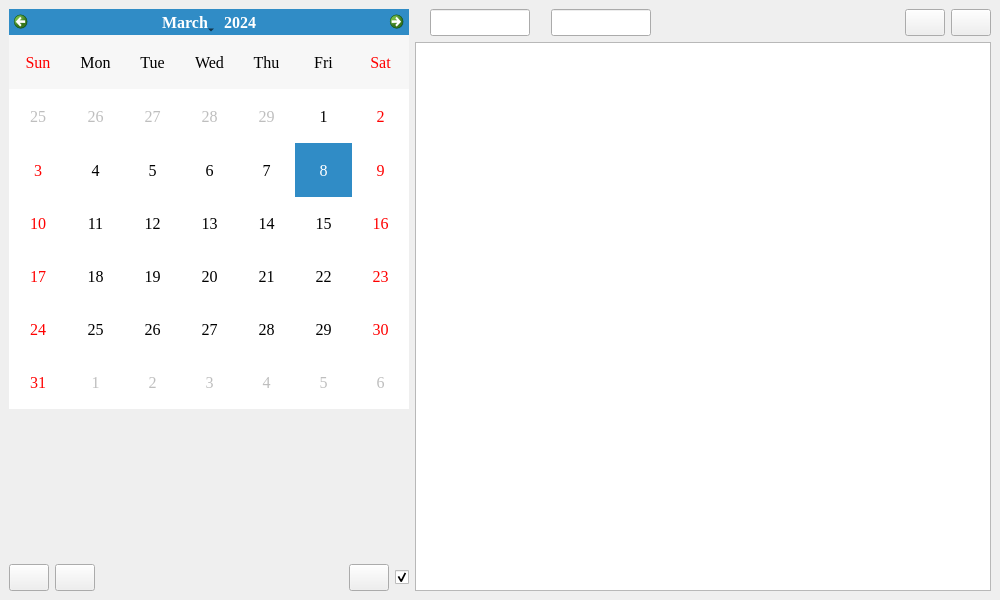
<?xml version="1.0" encoding="UTF-8"?>
<ui version="4.0">
 <class>Diary</class>
 <widget class="QMainWindow" name="Diary">
  <property name="geometry">
   <rect>
    <x>0</x>
    <y>0</y>
    <width>1000</width>
    <height>600</height>
   </rect>
  </property>
  <property name="font">
   <font>
    <family>Times New Roman</family>
    <pointsize>12</pointsize>
   </font>
  </property>
  <property name="windowTitle">
   <string>DIARY</string>
  </property>
  <property name="locale">
   <locale language="Chinese" country="China"/>
  </property>
  <widget class="QWidget" name="centralwidget">
   <layout class="QHBoxLayout" name="horizontalLayout" stretch="0,1">
    <item>
     <layout class="QVBoxLayout" name="verticalLayout">
      <item>
       <widget class="QCalendarWidget" name="calendar">
        <property name="minimumSize">
         <size>
          <width>400</width>
          <height>400</height>
         </size>
        </property>
        <property name="maximumSize">
         <size>
          <width>400</width>
          <height>400</height>
         </size>
        </property>
        <property name="locale">
         <locale language="English" country="UnitedStates"/>
        </property>
        <property name="selectedDate">
         <date>
          <year>2024</year>
          <month>3</month>
          <day>8</day>
         </date>
        </property>
        <property name="firstDayOfWeek">
         <enum>Qt::Sunday</enum>
        </property>
        <property name="gridVisible">
         <bool>false</bool>
        </property>
        <property name="selectionMode">
         <enum>QCalendarWidget::SingleSelection</enum>
        </property>
        <property name="horizontalHeaderFormat">
         <enum>QCalendarWidget::ShortDayNames</enum>
        </property>
        <property name="verticalHeaderFormat">
         <enum>QCalendarWidget::NoVerticalHeader</enum>
        </property>
        <property name="navigationBarVisible">
         <bool>true</bool>
        </property>
        <property name="dateEditAcceptDelay">
         <number>200</number>
        </property>
       </widget>
      </item>
      <item>
       <widget class="QLabel" name="lb_lunar">
        <property name="text">
         <string/>
        </property>
       </widget>
      </item>
      <item>
       <spacer name="verticalSpacer">
        <property name="orientation">
         <enum>Qt::Vertical</enum>
        </property>
        <property name="sizeHint" stdset="0">
         <size>
          <width>20</width>
          <height>40</height>
         </size>
        </property>
       </spacer>
      </item>
      <item>
       <layout class="QHBoxLayout" name="horizontalLayout_4">
        <item>
         <widget class="QPushButton" name="pb_imp">
          <property name="minimumSize">
           <size>
            <width>40</width>
            <height>0</height>
           </size>
          </property>
          <property name="maximumSize">
           <size>
            <width>40</width>
            <height>16777215</height>
           </size>
          </property>
          <property name="toolTip">
           <string>Import</string>
          </property>
          <property name="text">
           <string/>
          </property>
         </widget>
        </item>
        <item>
         <widget class="QPushButton" name="pb_exp">
          <property name="minimumSize">
           <size>
            <width>40</width>
            <height>0</height>
           </size>
          </property>
          <property name="maximumSize">
           <size>
            <width>40</width>
            <height>16777215</height>
           </size>
          </property>
          <property name="toolTip">
           <string>Export</string>
          </property>
          <property name="text">
           <string/>
          </property>
         </widget>
        </item>
        <item>
         <spacer name="horizontalSpacer_2">
          <property name="orientation">
           <enum>Qt::Horizontal</enum>
          </property>
          <property name="sizeHint" stdset="0">
           <size>
            <width>40</width>
            <height>20</height>
           </size>
          </property>
         </spacer>
        </item>
        <item>
         <widget class="QPushButton" name="pb_save">
          <property name="minimumSize">
           <size>
            <width>40</width>
            <height>0</height>
           </size>
          </property>
          <property name="maximumSize">
           <size>
            <width>40</width>
            <height>16777215</height>
           </size>
          </property>
          <property name="toolTip">
           <string>Ctrl+S: Save</string>
          </property>
          <property name="styleSheet">
           <string notr="true"/>
          </property>
          <property name="text">
           <string/>
          </property>
          <property name="default">
           <bool>false</bool>
          </property>
          <property name="flat">
           <bool>false</bool>
          </property>
         </widget>
        </item>
        <item>
         <widget class="QCheckBox" name="cb_autosave">
          <property name="toolTip">
           <string>Auto save.</string>
          </property>
          <property name="layoutDirection">
           <enum>Qt::RightToLeft</enum>
          </property>
          <property name="text">
           <string/>
          </property>
          <property name="checked">
           <bool>true</bool>
          </property>
         </widget>
        </item>
       </layout>
      </item>
     </layout>
    </item>
    <item>
     <layout class="QVBoxLayout" name="verticalLayout_2">
      <item>
       <layout class="QHBoxLayout" name="horizontalLayout_2">
        <item>
         <layout class="QHBoxLayout" name="horizontalLayout_3">
          <item>
           <widget class="QLabel" name="lb_weather">
            <property name="sizePolicy">
             <sizepolicy hsizetype="Fixed" vsizetype="Preferred">
              <horstretch>0</horstretch>
              <verstretch>0</verstretch>
             </sizepolicy>
            </property>
            <property name="text">
             <string/>
            </property>
           </widget>
          </item>
          <item>
           <widget class="QLineEdit" name="le_weather">
            <property name="maximumSize">
             <size>
              <width>100</width>
              <height>16777215</height>
             </size>
            </property>
            <property name="alignment">
             <set>Qt::AlignCenter</set>
            </property>
           </widget>
          </item>
          <item>
           <widget class="QLabel" name="lb_location">
            <property name="sizePolicy">
             <sizepolicy hsizetype="Fixed" vsizetype="Preferred">
              <horstretch>0</horstretch>
              <verstretch>0</verstretch>
             </sizepolicy>
            </property>
            <property name="text">
             <string/>
            </property>
           </widget>
          </item>
          <item>
           <widget class="QLineEdit" name="le_location">
            <property name="maximumSize">
             <size>
              <width>100</width>
              <height>16777215</height>
             </size>
            </property>
            <property name="alignment">
             <set>Qt::AlignCenter</set>
            </property>
           </widget>
          </item>
         </layout>
        </item>
        <item>
         <spacer name="horizontalSpacer">
          <property name="orientation">
           <enum>Qt::Horizontal</enum>
          </property>
          <property name="sizeHint" stdset="0">
           <size>
            <width>40</width>
            <height>20</height>
           </size>
          </property>
         </spacer>
        </item>
        <item>
         <widget class="QPushButton" name="pb_monthly">
          <property name="minimumSize">
           <size>
            <width>40</width>
            <height>0</height>
           </size>
          </property>
          <property name="maximumSize">
           <size>
            <width>40</width>
            <height>16777215</height>
           </size>
          </property>
          <property name="toolTip">
           <string>Ctrl+M: Month view</string>
          </property>
          <property name="styleSheet">
           <string notr="true"/>
          </property>
          <property name="text">
           <string/>
          </property>
          <property name="default">
           <bool>false</bool>
          </property>
          <property name="flat">
           <bool>false</bool>
          </property>
         </widget>
        </item>
        <item>
         <widget class="QPushButton" name="pb_daily">
          <property name="minimumSize">
           <size>
            <width>40</width>
            <height>0</height>
           </size>
          </property>
          <property name="maximumSize">
           <size>
            <width>40</width>
            <height>16777215</height>
           </size>
          </property>
          <property name="toolTip">
           <string>Ctrl+D: Daily view</string>
          </property>
          <property name="styleSheet">
           <string notr="true"/>
          </property>
          <property name="text">
           <string/>
          </property>
          <property name="default">
           <bool>false</bool>
          </property>
          <property name="flat">
           <bool>false</bool>
          </property>
         </widget>
        </item>
       </layout>
      </item>
      <item>
       <widget class="TableWidget" name="tw_content">
        <property name="editTriggers">
         <set>QAbstractItemView::AllEditTriggers</set>
        </property>
        <attribute name="horizontalHeaderStretchLastSection">
         <bool>true</bool>
        </attribute>
        <attribute name="verticalHeaderVisible">
         <bool>false</bool>
        </attribute>
        <attribute name="verticalHeaderStretchLastSection">
         <bool>true</bool>
        </attribute>
       </widget>
      </item>
     </layout>
    </item>
   </layout>
  </widget>
  <action name="actionEXPORT">
   <property name="text">
    <string>EXPORT</string>
   </property>
  </action>
  <action name="actionIMPORT">
   <property name="text">
    <string>IMPORT</string>
   </property>
  </action>
 </widget>
 <customwidgets>
  <customwidget>
   <class>TableWidget</class>
   <extends>QTableWidget</extends>
   <header>core/util/qt_utils</header>
  </customwidget>
 </customwidgets>
 <resources/>
 <connections/>
</ui>
